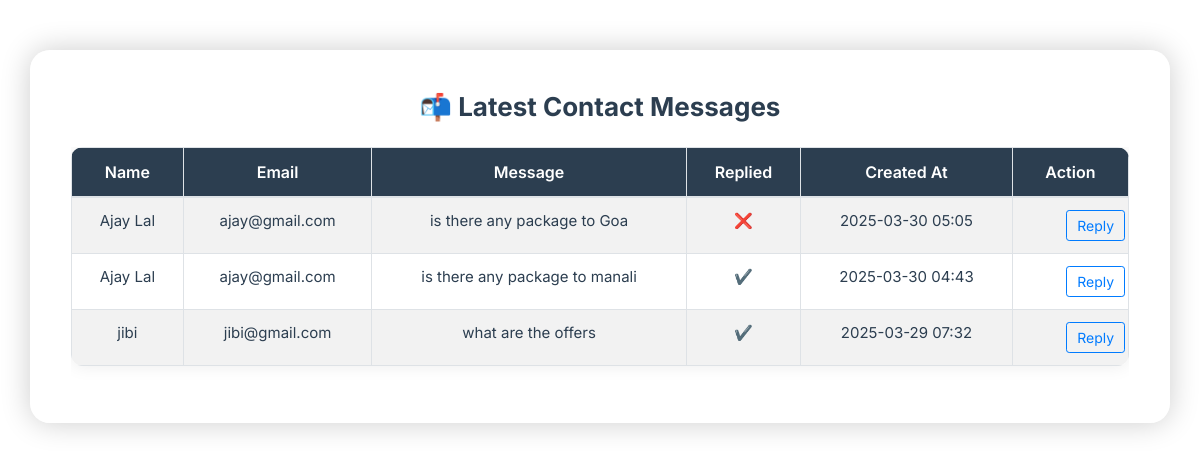
Screenshot of /messages/ with the database file from the repository.
### travelapp/models.py (models this page shows, shortened)
class ContactMessage(models.Model):
    user = models.ForeignKey(User, on_delete=models.CASCADE, null=True, blank=True)
    name = models.CharField(max_length=100)
    email = models.EmailField()
    message = models.TextField()
    reply = models.TextField(blank=True, null=True)
    created_at = models.DateTimeField(auto_now_add=True)
    replied_at = models.DateTimeField(blank=True, null=True)

### travelapp/views.py (the view)
# urls.py: path('messages/', views.admin_messages, name='admin_messages'),
def admin_messages(request):
    latest_messages = ContactMessage.objects.all().order_by('-created_at')
    return render(request, 'messages.html', {
        'latest_messages': latest_messages
    })

### templates/messages.html (shortened to what this page needs)
{% extends "index.html" %}
{% load static %}
{% block content %}
<div class="container content-panel">
  <h4>📬 Latest Contact Messages</h4>
  <div class="table-responsive">
    <table class="table table-striped table-bordered">
      <thead>
        <tr>
          <th>Name</th>
          <th>Email</th>
          <th>Message</th>
          <th>Replied</th>
          <th>Created At</th>
          <th>Action</th>
        </tr>
      </thead>
      <tbody>
        {% for message in latest_messages %}
        <tr>
          <td>{{ message.name }}</td>
          <td>{{ message.email }}</td>
          <td>{{ message.message|truncatechars:50 }}</td>
          <td>{% if message.reply %}✔️{% else %}❌{% endif %}</td>
          <td>{{ message.created_at|date:"Y-m-d H:i" }}</td>
          <td>
            <a href="{% url 'reply_message' message.id %}" class="btn btn-sm btn-outline-primary">Reply</a>
          </td>
        </tr>
        {% empty %}
        <tr><td colspan="6" class="text-center">No messages found.</td></tr>
        {% endfor %}
      </tbody>
    </table>
  </div>
</div>
{% endblock %}

### static/css/styleone.css (style rules this page uses)
.btn { margin-left: 45%; }

### static/css/style.css (style rules this page uses)
html,body { font-family: 'Viga'; }

### rows the page displays
ContactMessage: name "Ajay Lal", email "ajay@gmail.com", message "is there any package to Goa", created_at "2025-03-30 05:05"
ContactMessage: name "Ajay Lal", email "ajay@gmail.com", message "is there any package to manali", created_at "2025-03-30 04:43"
ContactMessage: name "jibi", email "jibi@gmail.com", message "what are the offers", created_at "2025-03-29 07:32"
